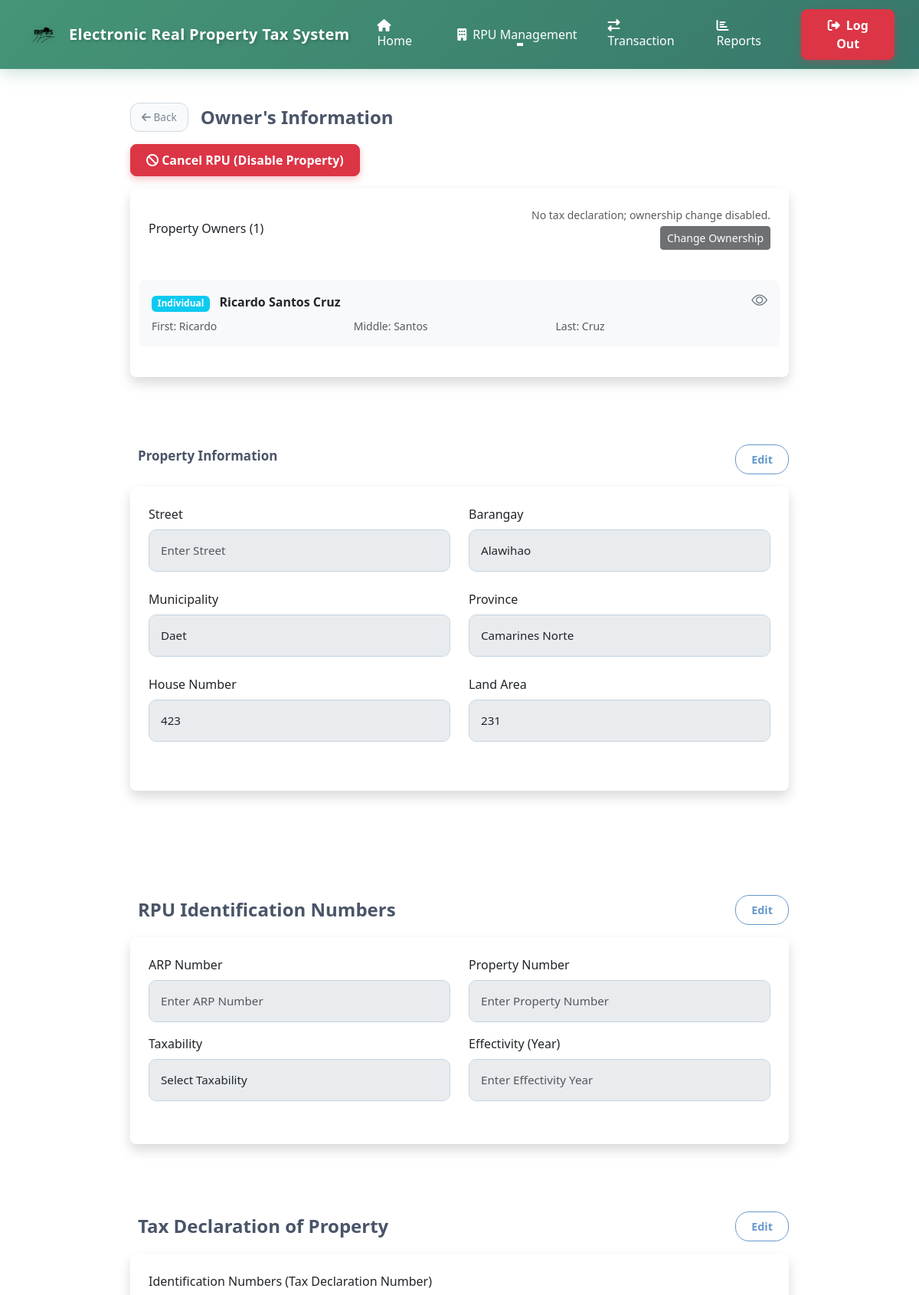
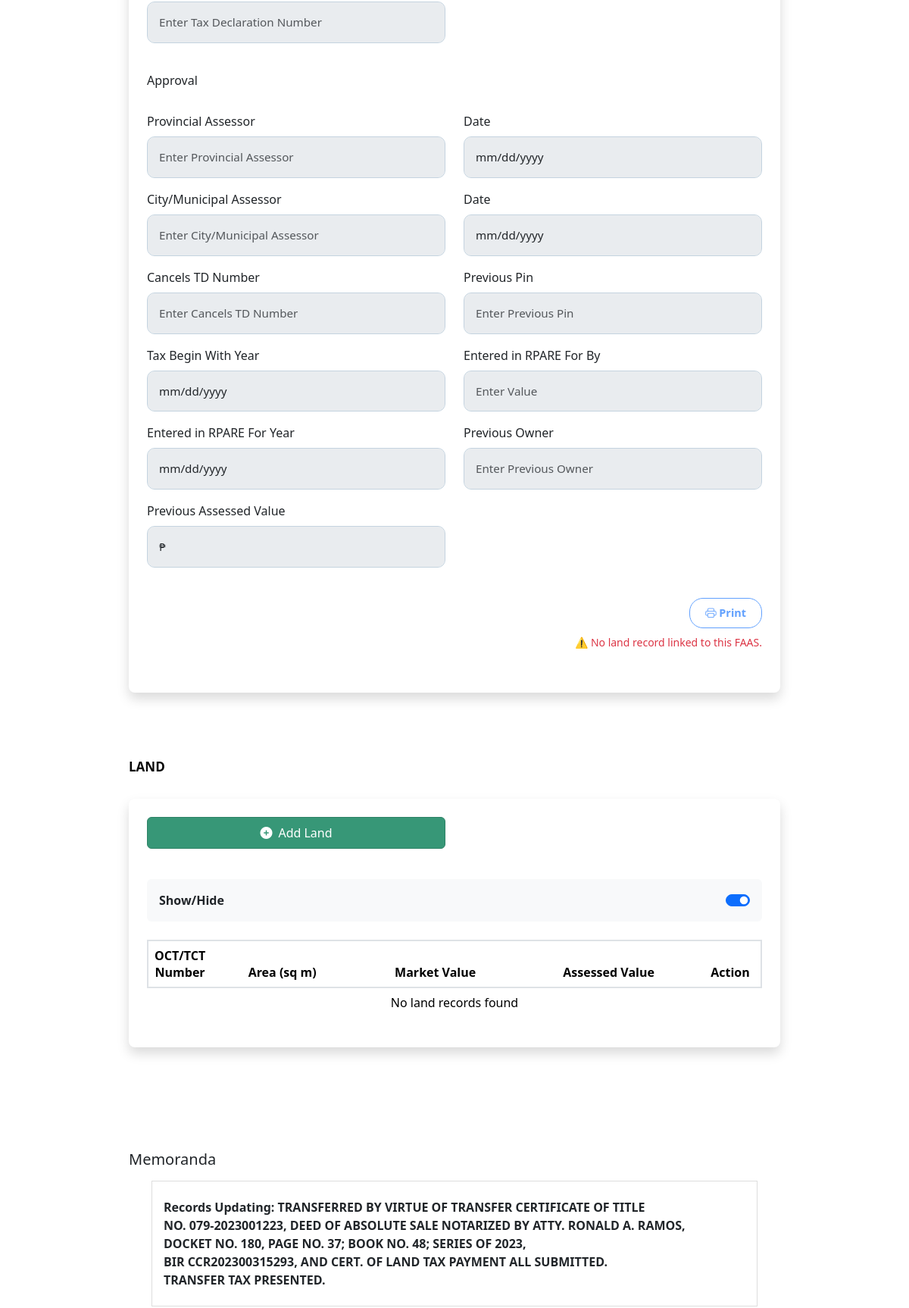
The app's page /FAAS.php?id=163 (upper part) with its own data (2 pictures, top to bottom).
### tables this page shows
CREATE TABLE `owners_tb` (
  `own_id` int(30) NOT NULL,
  `own_fname` varchar(20) NOT NULL,
  `own_mname` varchar(20) NOT NULL,
  `own_surname` varchar(20) NOT NULL,
  `owner_type` enum('individual','company') DEFAULT 'individual',
  `company_name` varchar(100) DEFAULT NULL,
  `created_by` int(11) DEFAULT NULL,
  `updated_by` int(11) DEFAULT NULL,
  `created_at_owner` timestamp NOT NULL DEFAULT current_timestamp(),
  `updated_at_owner` timestamp NOT NULL DEFAULT current_timestamp() ON UPDATE current_timestamp(),
  `date_birth` date DEFAULT NULL,
  `tin_no` int(20) NOT NULL,
  `house_no` varchar(20) NOT NULL,
  `street` varchar(30) NOT NULL,
  `barangay` varchar(30) NOT NULL,
  `district` varchar(20) NOT NULL,
  `city` varchar(20) NOT NULL,
  `province` varchar(20) NOT NULL,
  `own_info` varchar(70) NOT NULL
);

CREATE TABLE `p_info` (
  `p_id` int(50) NOT NULL,
  `house_no` int(10) NOT NULL,
  `block_no` int(10) NOT NULL,
  `province` varchar(30) NOT NULL,
  `city` varchar(30) NOT NULL,
  `district` varchar(30) NOT NULL,
  `barangay` varchar(30) NOT NULL,
  `street` varchar(50) NOT NULL,
  `house_tag_no` int(10) NOT NULL,
  `land_area` int(50) NOT NULL,
  `desc_land` varchar(50) NOT NULL,
  `documents` varchar(30) NOT NULL,
  `created_at` timestamp NOT NULL DEFAULT current_timestamp(),
  `updated_at` timestamp NOT NULL DEFAULT current_timestamp() ON UPDATE current_timestamp(),
  `is_active` tinyint(1) NOT NULL DEFAULT 1,
  `disabled_at` datetime DEFAULT NULL,
  `disabled_by` int(11) DEFAULT NULL
);

### partials/owner_info.php (shortened to what this page needs)
<section class="container mt-4" id="owner-info-section">
    <div class="d-flex justify-content-between align-items-center mb-3">
        <div class="d-flex align-items-center">
            <a href="Real-Property-Unit-List.php" class="btn btn-outline-secondary btn-sm">
                <i class="fas fa-arrow-left"></i> Back
            </a>
            <h4 class="ms-3 mb-0">Owner's Information</h4>
        </div>
    </div>
    <?php
    if (!empty($property_id)) {
        $no_declaration = empty($rpu_declaration);
        if ($is_active == 0): ?>
            <span class="btn btn-outline-secondary disabled" title="This property is already inactive.">
                <i class="fas fa-ban"></i> RPU Cancelled
            </span>
        <?php elseif ($no_declaration): ?>
            <form method="post" onsubmit="return confirm('Disable this property? This will mark the property inactive.');" class="d-inline">
                <button type="submit" class="btn btn-danger">
                    <i class="fas fa-ban"></i> Cancel RPU (Disable Property)
                </button>
            </form>
        <?php else: ?>
            <span class="btn btn-secondary disabled" title="Cannot disable: tax declaration exists for this property">
                <i class="fas fa-ban"></i> Cannot cancel RPU with TD encoded
            </span>
        <?php endif;
    }
    ?>
    <div class="card border-0 shadow p-4 rounded-3 mt-3">
        <div id="owner-info" class="row">
            <?php if (empty($owners_details)): ?>
                <div class="col-md-12 mb-4">
                    <div class="alert alert-warning" role="alert">
                        <i class="fas fa-exclamation-triangle me-2"></i>
                        No owner assigned to this property
                    </div>
                </div>
            <?php else: ?>
                <div class="col-md-12 mb-4">
                    <div class="d-flex align-items-center mb-3">
                        <h6 class="mb-0">Property Owners (<?= count($owners_details) ?>)</h6>
                        <div class="d-flex align-items-center ms-auto gap-2">
                            <?php $hasRPUWithTax = !empty($rpu_declaration); ?>
                            <div class="text-end">
                                <?php if (!$hasRPUWithTax): ?>
                                    <small class="text-muted d-block mb-1">
                                        No tax declaration; ownership change disabled.
                                    </small>
                                <?php endif; ?>
                                <button type="button" class="btn btn-dark btn-sm"
                                        data-bs-toggle="modal" data-bs-target="#changeOwnershipModal"
                                        data-property-id="<?= htmlspecialchars($property_id) ?>"
                                        <?= $hasRPUWithTax ? '' : 'disabled' ?>>
                                    Change Ownership
                                </button>
                            </div>
                        </div>
                    </div>
                </div>
                <?php foreach ($owners_details as $owner): ?>
                    <div class="owner-item mb-3 p-3 bg-light rounded"
                         data-owner-id="<?= (int) $owner['own_id'] ?>"
                         data-owner-type="<?= htmlspecialchars($owner['owner_type'] ?? 'individual', ENT_QUOTES) ?>"
                         data-company="<?= htmlspecialchars($owner['company_name'] ?? '', ENT_QUOTES) ?>"
                         data-first="<?= htmlspecialchars($owner['first_name'] ?? '', ENT_QUOTES) ?>"
                         data-middle="<?= htmlspecialchars($owner['middle_name'] ?? '', ENT_QUOTES) ?>"
                         data-last="<?= htmlspecialchars($owner['last_name'] ?? '', ENT_QUOTES) ?>">
                        <div class="d-flex justify-content-between align-items-start">
                            <div class="owner-details flex-grow-1">
                                <?php if (($owner['owner_type'] ?? 'individual') === 'company'): ?>
                                    <div class="mb-2">
                                        <span class="badge bg-primary me-2">Company</span>
                                        <strong><?= htmlspecialchars($owner['display_name']) ?></strong>
                                    </div>
                                    <?php if (!empty($owner['first_name']) || !empty($owner['last_name'])): ?>
                                        <div class="text-muted small">
                                            Contact: <?= htmlspecialchars(trim(($owner['first_name'] ?? '') . ' ' . ($owner['middle_name'] ?? '') . ' ' . ($owner['last_name'] ?? ''))) ?>
                                        </div>
                                    <?php endif; ?>
                                <?php else: ?>
                                    <div class="mb-2">
                                        <span class="badge bg-info me-2">Individual</span>
                                        <strong><?= htmlspecialchars($owner['display_name']) ?></strong>
                                    </div>
                                    <div class="row text-muted small">
                                        <div class="col-md-4">First: <?= htmlspecialchars($owner['first_name'] ?? '') ?></div>
                                        <div class="col-md-4">Middle: <?= htmlspecialchars($owner['middle_name'] ?? '') ?></div>
                                        <div class="col-md-4">Last: <?= htmlspecialchars($owner['last_name'] ?? '') ?></div>
                                    </div>
                                <?php endif; ?>
                            </div>
                            <div class="ms-3 position-relative">
                                <i class="bi bi-eye text-secondary" style="cursor: pointer; font-size: 1.3rem;"
                                   onmouseover="this.nextElementSibling.style.opacity='1'; this.nextElementSibling.style.visibility='visible';"
                                   onmouseout="this.nextElementSibling.style.opacity='0'; this.nextElementSibling.style.visibility='hidden';"></i>
                            </div>
                        </div>
                    </div>
                <?php endforeach; ?>
            <?php endif; ?>
        </div>
    </div>
</section>

### partials/property_info.php (shortened to what this page needs)
<section class="container my-5" id="property-info-section">
    <div class="d-flex justify-content-between align-items-center mb-3">
        <h4 class="section-title">Property Information</h4>
        <button type="button" class="btn btn-outline-primary btn-sm"
                onclick="showEditPropertyModal()" <?= $disableButton ?>>
            Edit
        </button>
    </div>
    <div class="card border-0 shadow p-4 rounded-3">
        <form id="property-info">
            <div class="row">
                <div class="col-md-6 mb-4">
                    <label for="street" class="form-label">Street</label>
                    <input type="text" class="form-control" id="street"
                           value="<?= isset($property['street']) ? htmlspecialchars($property['street']) : '' ?>"
                           placeholder="Enter Street" disabled>
                </div>
                <div class="col-md-6 mb-4">
                    <label for="barangay" class="form-label">Barangay</label>
                    <input type="text" class="form-control" id="barangay"
                           value="<?= isset($property['barangay']) ? htmlspecialchars($property['barangay']) : '' ?>"
                           placeholder="Enter Barangay" disabled>
                </div>
                <div class="col-md-6 mb-4">
                    <label for="municipality" class="form-label">Municipality</label>
                    <input type="text" class="form-control" id="municipality"
                           value="<?= isset($property['city']) ? htmlspecialchars($property['city']) : '' ?>"
                           placeholder="Enter Municipality" disabled>
                </div>
                <div class="col-md-6 mb-4">
                    <label for="province" class="form-label">Province</label>
                    <input type="text" class="form-control" id="province"
                           value="<?= isset($property['province']) ? htmlspecialchars($property['province']) : '' ?>"
                           placeholder="Enter Province" disabled>
                </div>
                <div class="col-md-6 mb-4">
                    <label for="houseNumber" class="form-label">House Number</label>
                    <input type="text" class="form-control" id="houseNumber"
                           value="<?= isset($property['house_no']) ? htmlspecialchars($property['house_no']) : '' ?>"
                           placeholder="Enter House Number" disabled>
                </div>
                <div class="col-md-6 mb-4">
                    <label for="landArea" class="form-label">Land Area</label>
                    <input type="text" class="form-control" id="landArea"
                           value="<?= isset($property['land_area']) ? htmlspecialchars($property['land_area']) : '' ?>"
                           placeholder="Enter Land Area" disabled>
                </div>
            </div>
        </form>
    </div>
</section>

### main_layout.css (style rules this page uses)
section { margin-block: 20px 20px; }
html, body { height: 100%; margin: 0; }
body { display: flex; padding-top: 70px; flex-direction: column; }

### FAAS.css (style rules this page uses)
.container { max-width: 900px; margin: 0 auto; padding: 20px; }
.form-control { border-radius: 10px; border: 1px solid #c4d3df; background-color: #ffffff; padding: 15px; font-size: 0.95em; transition: all 0.3s ease; }
.btn-outline-primary { color: #6699cc; border-color: #6699cc; border-radius: 18px; font-weight: 600; padding: 8px 20px; font-size: 0.9em; transition: background-color 0.3s ease; }
.btn-outline-secondary { color: #7d8791; border: 1px solid #d1d9e0; background-color: #f8fafc; border-radius: 12px; font-size: 0.85em; font-weight: 500; padding: 8px 14px; transition: all 0.3s ease; }
.container { max-width: 900px; }
.d-flex.align-items-center.mb-3 h4 { margin-left: 10px; font-weight: 600; color: #4a5568; }

### header.css (style rules this page uses)
.btn-danger { font-weight: 600; border-radius: 8px; padding: 0.5rem 1.25rem; box-shadow: 0 4px 10px rgba(220, 53, 69, 0.3); transition: all 0.3s ease; }
.section-title { font-size: 1.0625rem; font-weight: 700; color: #050505; }

### records on screen
owners_tb: display_name "Ricardo Santos Cruz", own_fname "Ricardo", own_mname "Santos", own_surname "Cruz"
p_info: barangay "Alawihao", city "Daet", province "Camarines Norte", house_no "423", land_area "231"

### other values on screen
count($owners_details) "1"
